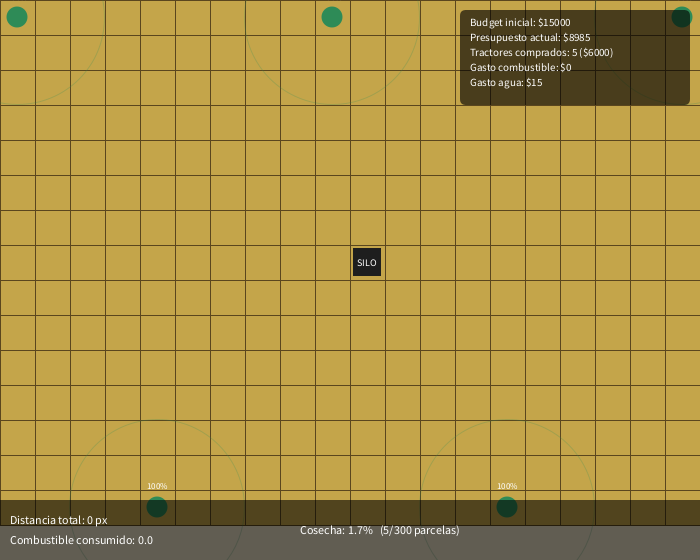
Frame 1 (no input)
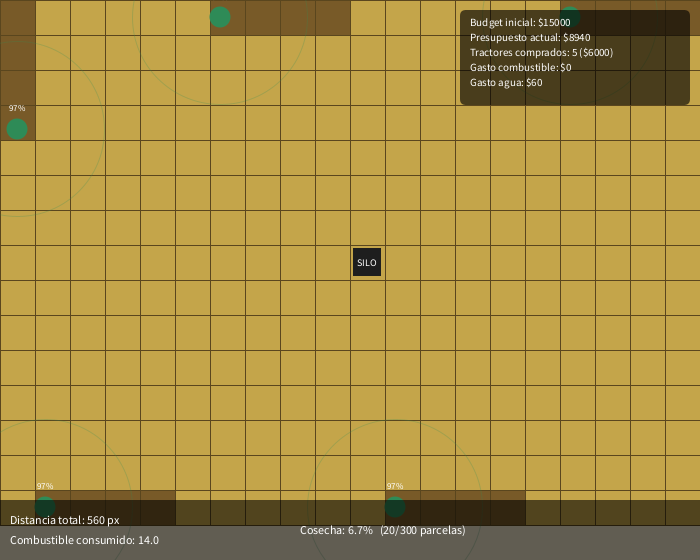
Frame 60 (the mouse pressed at the canvas centre just before this capture)
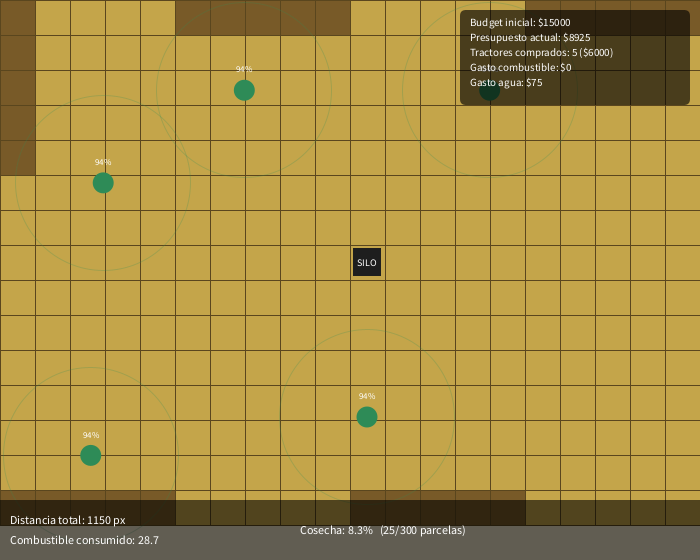
Frame 120 (the mouse held since frame 60 and released just before this capture)

The Processing sketch that drew these frames (run headless with seeded random() and noise(); from frame 60 on, the mouse is pressed at the canvas centre):

// Processing sketch: simulacion_tractores
// ── simulacion_tractores.pde
int COLS = 20;
int ROWS = 15;
int CELL = 35;

int[][] campo; // 0 = listo para cosechar, 1 = cosechado
boolean[][] reservado; // evita que dos tractores vayan a la misma celda

ArrayList<Tractor> tractores = new ArrayList<Tractor>();
ArrayList<Contenedor> contenedorres = new ArrayList<Contenedor>();
Silo silo;

float distanciaTotal = 0;
float combustibleTotalConsumido = 0;
int celdasCosechadas = 0;
int totalCeldas;

// ---------------- ECONOMÍA / PRESUPUESTO ----------------
// Idea general: antes de arrancar, con el presupuesto inicial se decide
// cuántos tractores comprar. Esa decisión deja "apartado" el dinero
// necesario para operar (agua + combustible) durante toda la cosecha,
// y el resto se usa para maquinaria. Mientras corre la simulación, cada
// riego y cada recarga de combustible descuenta del presupuesto real.

float presupuestoInicial = 15000;   // budget total disponible
float presupuestoActual;             // lo que va quedando en vivo

float costoPorTractor = 1200;        // costo de compra de cada tractor
int maxTractoresPosibles = 8;        // techo razonable de flota

float costoPorContenedor=1000;
int maxContenedoresPosibles=8;

float costoAguaPorCelda = 3;         // $ por regar 1 celda antes de cosecharla
float costoCombustiblePorUnidad = 8; // $ por cada 1% de combustible comprado
float combustiblePorCeldaEstimado = 3; // % de combustible estimado por celda (para el cálculo previo)

float dineroGastadoMaquinaria = 0;
float dineroGastadoCombustible = 0;
float dineroGastadoAgua = 0;

int numContenedoresOptimo;
int numTractoresOptimo;
boolean presupuestoAgotado = false;

void setup() {
  size(700, 560);
  totalCeldas = COLS * ROWS;
  campo = new int[COLS][ROWS];
  reservado = new boolean[COLS][ROWS];

  for (int i = 0; i < COLS; i++) {
    for (int j = 0; j < ROWS; j++) {
      campo[i][j] = 0; // todo listo para cosechar al inicio
    }
  }

  silo = new Silo(COLS / 2, ROWS / 2);

  presupuestoActual = presupuestoInicial;

  // 1) Decidir la mejor combinación de tractores dado el budget
  numTractoresOptimo = calcularCombinacionOptima();
  
  numContenedoresOptimo = max(numTractoresOptimo / 2, 1);
  numContenedoresOptimo = constrain(numContenedoresOptimo, 1, maxContenedoresPosibles);

  // 2) Comprar esa flota (gasto de maquinaria, se descuenta una sola vez)
  dineroGastadoMaquinaria = numTractoresOptimo * costoPorTractor;
  presupuestoActual -= dineroGastadoMaquinaria;

  // 3) Repartir tractores en posiciones iniciales distribuidas por el borde
  for (int k = 0; k < numTractoresOptimo; k++) {
    int gx = int(map(k, 0, max(1, numTractoresOptimo - 1), 0, COLS - 1));
    int gy = (k % 2 == 0) ? 0 : ROWS - 1; // alterna arriba/abajo
    tractores.add(new Tractor(gx, gy));
  }
  
  for (int k = 0; k < numContenedoresOptimo; k++) {
    int gx = int(map(k, 0, max(1, numContenedoresOptimo - 1), 2, COLS - 3));
    int gy = ROWS / 2;
    contenedorres.add(new Contenedor(gx, gy));
  }
}

void draw() {
  background(235, 225, 200);
  dibujarGrilla();
  silo.mostrar();

  for (Tractor t : tractores) {
    t.actualizar();
    t.mostrar();
  }

  presupuestoAgotado = presupuestoActual <= 0;

  dibujarHUD();
  dibujarPanelPresupuesto();
}

// ---------------- OPTIMIZACIÓN DE PRESUPUESTO ----------------
// Estrategia simple tipo "greedy": el costo operativo (agua + combustible
// para cosechar todo el campo) es prácticamente el mismo sin importar
// cuántos tractores trabajen en paralelo (es la misma cantidad de celdas,
// el mismo riego, más o menos el mismo combustible total gastado).
// Lo único que cambia con más tractores es que se cosecha más rápido.
// Entonces: se reserva primero el dinero para operar TODO el campo,
// y con lo que sobra se compra la mayor cantidad de tractores posible.
int calcularCombinacionOptima() {
  float costoAguaTotalEstimado = totalCeldas * costoAguaPorCelda;
  float costoCombustibleTotalEstimado = totalCeldas * combustiblePorCeldaEstimado * costoCombustiblePorUnidad;
  float costoOperativoEstimado = costoAguaTotalEstimado + costoCombustibleTotalEstimado;

  float dineroParaMaquinaria = presupuestoInicial - costoOperativoEstimado;

  int n = floor(dineroParaMaquinaria / costoPorTractor);
  n = constrain(n, 1, maxTractoresPosibles); // siempre al menos 1 tractor

  println("== Cálculo de combinación óptima ==");
  println("Costo operativo estimado (agua+combustible): $" + nf(costoOperativoEstimado, 0, 2));
  println("Dinero disponible para maquinaria: $" + nf(dineroParaMaquinaria, 0, 2));
  println("Tractores a comprar: " + n + " (costo: $" + (n * costoPorTractor) + ")");

  return n;
}

// ---------------- CAMPO ----------------
void dibujarGrilla() {
  for (int i = 0; i < COLS; i++) {
    for (int j = 0; j < ROWS; j++) {
      if (campo[i][j] == 0) {
        fill(196, 165, 74); // listo para cosechar
      } else {
        fill(120, 90, 40); // ya cosechado
      }
      stroke(90, 70, 30);
      rect(i * CELL, j * CELL, CELL, CELL);
    }
  }
}

// ---------------- SILO ----------------
class Silo {
  float x, y;
  int gx, gy;

  Silo(int gx_, int gy_) {
    gx = gx_;
    gy = gy_;
    x = gx * CELL + CELL / 2;
    y = gy * CELL + CELL / 2;
  }

  void mostrar() {
    fill(30, 30, 30);
    noStroke();
    rectMode(CENTER);
    rect(x, y, CELL * 0.8, CELL * 0.8);
    rectMode(CORNER);
    fill(255);
    textAlign(CENTER, CENTER);
    textSize(10);
    text("SILO", x, y);
  }
}

// ---------------- TRACTOR ----------------
class Tractor {
  float x, y;       // posicion en pixeles
  int gx, gy;        // posicion en celdas
  float velocidad = 2.0;
  float carga = 0;
  float capacidadMax = 5;
  float combustible = 100;
  float radioSensor = CELL * 2.5;
  color col = color(46, 139, 87);
  PVector destinoPx = null;
  int destinoGX = -1, destinoGY = -1;
  boolean regresandoABase = false;

  Tractor(int gx_, int gy_) {
    gx = gx_;
    gy = gy_;
    x = gx * CELL + CELL / 2;
    y = gy * CELL + CELL / 2;
  }

  void actualizar() {
    // Sin presupuesto no hay operación: ni riego, ni combustible, ni movimiento.
    if (presupuestoAgotado) return;

    // Combustible bajo -> regresar al contenedor/base
    if (combustible < 15 && !regresandoABase) {
      regresandoABase = true;
      liberarReserva();
      destinoPx = new PVector(silo.x, silo.y);
      destinoGX = -1;
    }

    if (destinoPx == null && !regresandoABase) {
      buscarSiguienteParcela();
    }

    moverHaciaDestino();
    evitarColisiones();
  }

  // Asignacion: heuristica simple de cercania a la parcela lista mas proxima
  void buscarSiguienteParcela() {
    float mejorDist = Float.MAX_VALUE;
    int mgx = -1, mgy = -1;
    for (int i = 0; i < COLS; i++) {
      for (int j = 0; j < ROWS; j++) {
        if (campo[i][j] == 0 && !reservado[i][j]) {
          float d = dist(gx, gy, i, j);
          if (d < mejorDist) {
            mejorDist = d;
            mgx = i;
            mgy = j;
          }
        }
      }
    }
    if (mgx != -1) {
      reservado[mgx][mgy] = true; // coordinacion: reservo esta celda
      destinoGX = mgx;
      destinoGY = mgy;
      destinoPx = new PVector(mgx * CELL + CELL / 2, mgy * CELL + CELL / 2);
    }
  }

  void moverHaciaDestino() {
    if (destinoPx == null) return;

    PVector pos = new PVector(x, y);
    PVector dir = PVector.sub(destinoPx, pos);
    float d = dir.mag();

    if (d < 2) {
      // llegamos
      if (regresandoABase) {
        carga = 0;
        recargarCombustible();
        regresandoABase = false;
        destinoPx = null;
      } else {
        // hay que regar antes de cosechar; si no alcanza el presupuesto, se cancela la celda
        if (pagarAgua()) {
          campo[destinoGX][destinoGY] = 1; // celda cosechada
          celdasCosechadas++;
          carga += 1;
          gx = destinoGX;
          gy = destinoGY;
        } else {
          liberarReserva(); // no se pudo pagar el riego, se libera la celda
        }
        destinoPx = null;

        if (carga >= capacidadMax) {
          regresandoABase = true;
          destinoPx = new PVector(silo.x, silo.y);
        }
      }
    } else {
      dir.normalize();
      dir.mult(velocidad);
      x += dir.x;
      y += dir.y;
      distanciaTotal += velocidad;
      combustible -= 0.05;
      combustibleTotalConsumido += 0.05;
      combustible = max(combustible, 0);
    }
  }

  // Descuenta del presupuesto el costo de regar una celda antes de cosecharla.
  // Devuelve true si se pudo pagar, false si ya no alcanza el presupuesto.
  boolean pagarAgua() {
    if (presupuestoActual < costoAguaPorCelda) {
      return false;
    }
    presupuestoActual -= costoAguaPorCelda;
    dineroGastadoAgua += costoAguaPorCelda;
    return true;
  }

  // Recarga combustible según lo que el presupuesto restante alcance a pagar.
  void recargarCombustible() {
    float faltante = 100 - combustible;
    float costoRecargaCompleta = faltante * costoCombustiblePorUnidad;

    if (presupuestoActual >= costoRecargaCompleta) {
      combustible = 100;
      presupuestoActual -= costoRecargaCompleta;
      dineroGastadoCombustible += costoRecargaCompleta;
    } else {
      // solo alcanza para una recarga parcial
      float unidadesComprables = presupuestoActual / costoCombustiblePorUnidad;
      combustible += unidadesComprables;
      combustible = min(combustible, 100);
      dineroGastadoCombustible += presupuestoActual;
      presupuestoActual = 0;
    }
  }

  // Sensor de proximidad muy simple: si otro tractor esta muy cerca, frena un frame
  void evitarColisiones() {
    for (Tractor otro : tractores) {
      if (otro == this) continue;
      float d = dist(x, y, otro.x, otro.y);
      if (d < CELL * 0.6) {
        // pequeno "esquive": nudge lateral
        x += random(-1, 1);
        y += random(-1, 1);
      }
    }
  }

  void liberarReserva() {
    if (destinoGX != -1 && destinoGX < COLS && destinoGY < ROWS) {
      reservado[destinoGX][destinoGY] = false;
    }
  }

  void mostrar() {
    // radio de sensor (debug visual)
    noFill();
    stroke(col, 60);
    ellipse(x, y, radioSensor * 2, radioSensor * 2);

    fill(col);
    noStroke();
    ellipse(x, y, CELL * 0.6, CELL * 0.6);

    fill(255);
    textAlign(CENTER, CENTER);
    textSize(9);
    text(int(combustible) + "%", x, y - CELL * 0.6);
  }
}

//-----------------CONTENEDOR---------------
class Contenedor {
  float x, y;       // posicion en pixeles
  int gx, gy;        // posicion en celdas
  float velocidad = 2.0;
  float carga = 0;
  float capacidadMax = 10;
  float combustible = 100;
  float radioSensor = CELL * 2.5;
  color col = color(245, 188, 66);
  PVector destinoPx = null;
  int destinoGX = -1, destnoGY = -1;
  boolean regresandoABase = false;

  Contenedor(int gx_, int gy_) {
    gx = gx_;
    gy = gy_;
    x = gx * CELL + CELL / 2;
    y = gy * CELL + CELL / 2;
  }
}

// ---------------- HUD ----------------
void dibujarHUD() {
  fill(0, 150);
  noStroke();
  rect(0, height - 60, width, 60);

  fill(255);
  textAlign(LEFT, CENTER);
  textSize(12);
  float pct = 100.0 * celdasCosechadas / totalCeldas;
  text("Distancia total: " + int(distanciaTotal) + " px", 10, height - 40);
  text("Combustible consumido: " + nf(combustibleTotalConsumido, 0, 1), 10, height - 20);
  text("Cosecha: " + nf(pct, 0, 1) + "%   (" + celdasCosechadas + "/" + totalCeldas + " parcelas)", 300, height - 30);

  if (presupuestoAgotado) {
    fill(220, 60, 60);
    textAlign(CENTER, CENTER);
    textSize(14);
    text("PRESUPUESTO AGOTADO — operación detenida", width / 2, height - 40);
  }
}

// Panel superior con el desglose del presupuesto
void dibujarPanelPresupuesto() {
  int panelW = 230;
  int panelH = 95;
  int px = width - panelW - 10;
  int py = 10;

  fill(0, 160);
  noStroke();
  rect(px, py, panelW, panelH, 6);

  fill(255);
  textAlign(LEFT, TOP);
  textSize(11);
  float lh = 15;
  text("Budget inicial: $" + nf(presupuestoInicial, 0, 0), px + 10, py + 8);
  text("Presupuesto actual: $" + nf(max(presupuestoActual, 0), 0, 0), px + 10, py + 8 + lh);
  text("Tractores comprados: " + numTractoresOptimo + " ($" + nf(dineroGastadoMaquinaria, 0, 0) + ")", px + 10, py + 8 + lh * 2);
  text("Gasto combustible: $" + nf(dineroGastadoCombustible, 0, 0), px + 10, py + 8 + lh * 3);
  text("Gasto agua: $" + nf(dineroGastadoAgua, 0, 0), px + 10, py + 8 + lh * 4);
}
